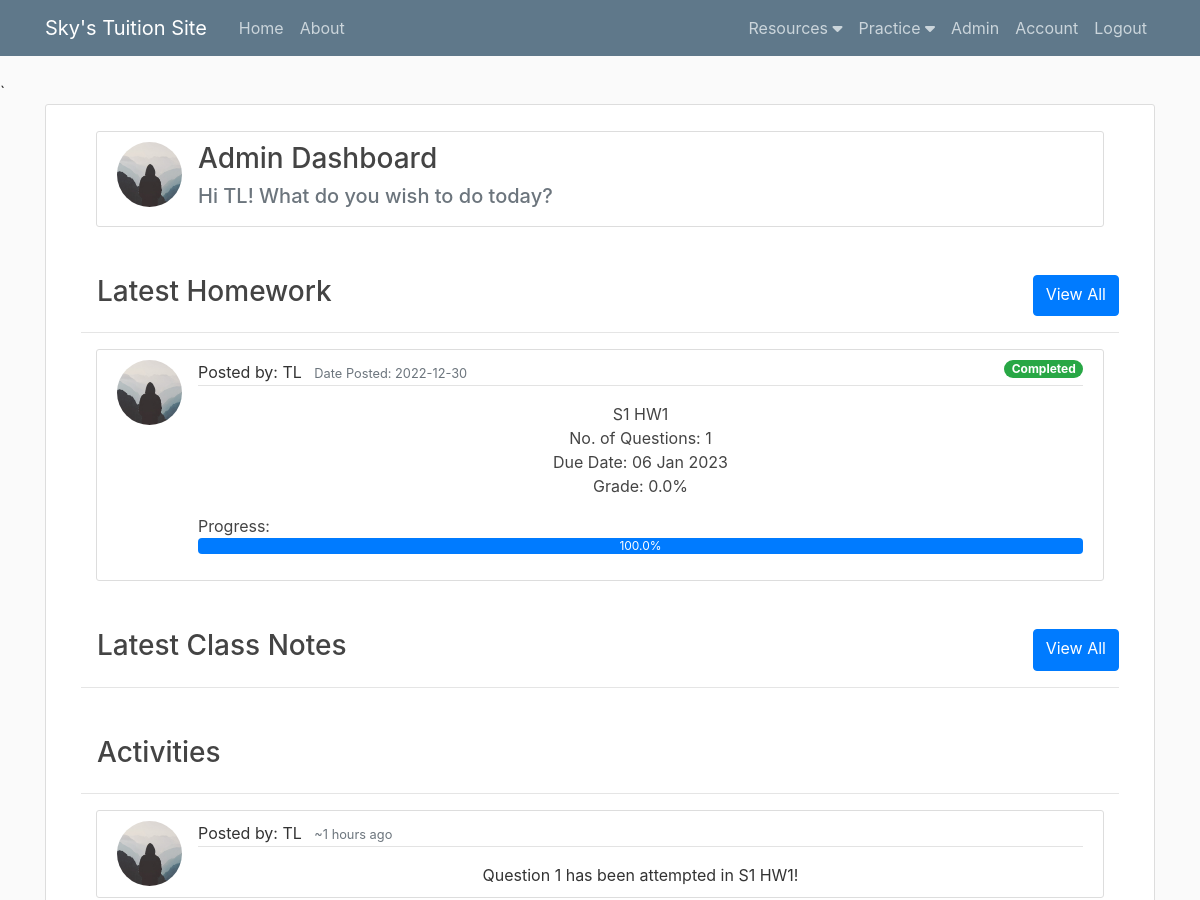
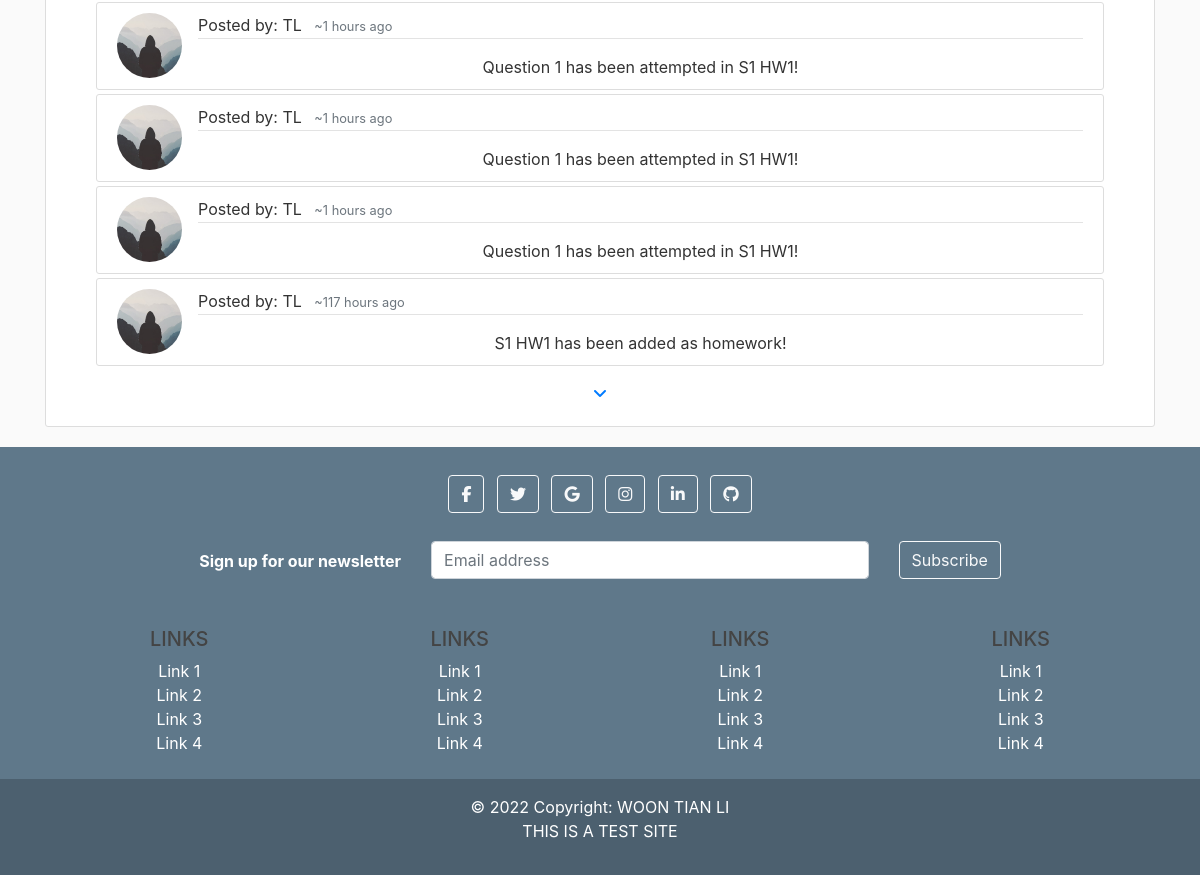
Screenshot of /home (signed in) with the database file from the repository (2 pictures, top to bottom).
### flaskblog/models.py (models this page shows, shortened)
class User(db.Model, UserMixin): #Creating user table in DB
    id = db.Column(db.Integer, primary_key = True) #ID defined as an integer and to be the primary key)
    username = db.Column(db.String(20), unique=True, nullable=False) #name to be a string, max 20 characters, must be unique, and required, cannot be null
    email = db.Column(db.String(120), unique=True, nullable=False)
    image_file = db.Column(db.String(20), nullable=False, default='default.jpg') #user image defaults to a default.jpg
    password = db.Column(db.String(60), nullable=False)
    account_type = db.Column(db.String(60), nullable=False)
    notes = db.relationship('Note', backref='author', lazy=True)
    homeworks = db.relationship('Homework', backref='author', lazy=True)
    activities = db.relationship('Activity', backref='author', lazy=True)
    topics = db.Column(db.String(1000))
    topics_check = db.Column(db.String(1000))
    description1 = db.Column(db.String(1000))
    date1 = db.Column(db.Date)
    time1 = db.Column(db.Time)
    description2 = db.Column(db.String(1000))
    date2 = db.Column(db.Date)
    time2 = db.Column(db.Time)
    description3 = db.Column(db.String(1000))
    date3 = db.Column(db.Date)
    time3 = db.Column(db.Time)
    description4 = db.Column(db.String(1000))
    date4 = db.Column(db.Date)
    time4 = db.Column(db.Time)
    grade = db.Column(db.String(200))

class Homework(db.Model): #Creating homework table in DB
    id = db.Column(db.Integer, primary_key = True)
    title = db.Column(db.String(100), nullable=False)
    student_id = db.Column(db.Integer, nullable=False)
    deadline = db.Column(db.DateTime, nullable=False, default = datetime.now)
    date_posted = db.Column(db.DateTime, nullable=False, default = datetime.now)
    user_id = db.Column(db.Integer, db.ForeignKey('user.id'), nullable=False) #foreign key links to User table
    questions = db.relationship('Question', backref='hwk', lazy=True)
    workings = db.relationship('Working', backref='hwk', lazy=True)

class Activity(db.Model):
    id = db.Column(db.Integer, primary_key = True)
    description = db.Column(db.String(1000), nullable=False)
    student_id = db.Column(db.Integer, nullable=False)
    date_posted = db.Column(db.DateTime, nullable=False, default = datetime.now)
    user_id = db.Column(db.Integer, db.ForeignKey('user.id'), nullable=False) #foreign key links to User table

### flaskblog/main/routes.py (the view, shortened to what this page needs)
@main.route("/") #Routes are created bring our browers to different pages. "/" represents the root or home page
@main.route("/home") #Both routes bring to the same page
@login_required
def home():
    image_file = url_for('static', filename='profile_pics/' + current_user.image_file)
    if current_user.topics:
        topics = current_user.topics.split(',')
        checks = current_user.topics_check.split(',')
    else:
        topics = []
        checks = []
    if current_user.account_type == 'Admin':
        homework = Homework.query.order_by(Homework.date_posted.desc()).first()
        note = Note.query.order_by(Note.date_posted.desc()).first()
        activities = Activity.query.order_by(Activity.date_posted.desc()).all()
    if homework == None:
        homework = []
        id_arr = []
    else:
        id_arr = [homework.id]
    if note == None:
        note = []
    date_now = datetime.datetime.now()
    activities_date_arr=[]
    for activity in activities:
        activities_date_arr.append(round((date_now-activity.date_posted).total_seconds()/3600))
    pt_arr = []
    question_count_arr = []
    attempt_percentage_arr = []
    correct_percentage_arr = []
    for i in id_arr:
        question_count_arr.append(Question.query.filter_by(homework_id=i).count())
        pt_arr.append(Working.query.filter_by(homework_id=i, point=0).count())
        if Question.query.filter_by(homework_id=i).count() != 0:
            attempt_percentage_arr.append(round((Working.query.filter_by(homework_id=i).count()/Question.query.filter_by(homework_id=i).count())*100,2))
            total_parts = 0
            wrong_parts = 0
            for j in Question.query.filter_by(homework_id=i).all():
                temp = 0
                for k in j.qn_answer.split(';'):
                    if k != "":
                        total_parts += 1
                        temp += 1
                try:
                    (Working.query.filter_by(question_id=j.id).first()).point
                except:
                    wrong_parts += temp
            for j in Working.query.filter_by(homework_id=i).all():
                wrong_parts += j.point
            correct_percentage_arr.append(round(((total_parts-wrong_parts)/total_parts)*100,2))
        else:
            attempt_percentage_arr.append(0)
            correct_percentage_arr.append(0)
    df = pd.DataFrame({'id': id_arr, 'pt': pt_arr, 'count': question_count_arr, 'attempt_percentage': attempt_percentage_arr, 'correct_percentage': correct_percentage_arr})
    return render_template('home.html', image_file=image_file, homework=homework, note=note, activities=activities,
                           activities_date_arr=activities_date_arr,df=df, topics=topics, checks=checks)

### flaskblog/templates/home.html (shortened to what this page needs)
{% extends "layout.html" %}
{% block content %}
    <div class="content-section text-center" style="min-height:50vh">
        <div class="container-fluid">
            <div class="row">
                <div class="col">
                    <div class="col w-100 my-3">
                        <article class="media content-section">
                            <img class="rounded-circle article-img" src="{{ url_for('static', filename='profile_pics/' + current_user.image_file) }}">
                            <div class="media-body">
                                <div class="text-left">
                                    <h3 class="">
                                        {% if current_user.account_type == 'Admin' %}
                                        Admin Dashboard
                                        {% else %}
                                        Student Dashboard
                                        {% endif %}
                                    </h3>
                                    <h5 class="align-self-center text-muted">Hi {{ current_user.username }}! What do you wish to do today?</h5>
                                </div>
                            </div>
                        </article>
                    </div>
                    <div class="d-flex justify-content-between mt-5">
                        <h3 class="text-left mx-3">Latest Homework</h3>
                        <a class="btn btn-primary" href="{{ url_for('homeworks.homework_all', student='ALL') }}">View All</a>
                    </div>
                    <hr>
                    {% if homework %}
                        <div class="col w-100 my-3">
                            <article class="media content-section">
                                <img class="rounded-circle article-img" src="{{ url_for('static', filename='profile_pics/' + homework.author.image_file) }}">
                                <div class="media-body">
                                    <div class="article-metadata text-left">
                                        <a class="mr-2">Posted by: {{ homework.author.username }}</a>
                                        <small class="text-muted">Date Posted: {{ homework.date_posted.strftime('%Y-%m-%d') }}</small>
                                        {% if df[df['id']==homework.id]['attempt_percentage'].tolist()[0] == 100 %}
                                            <medium><span class="badge badge-pill badge-success float-right">Completed </span></medium>
                                        {% elif df[df['id']==homework.id]['attempt_percentage'].tolist()[0] == 0 %}
                                            <medium><span class="badge badge-pill badge-danger float-right">New!</span></medium>
                                        {% else %}
                                            <medium><span class="badge badge-pill badge-warning float-right">In Progress </span></medium>
                                        {% endif %}
                                    </div>
                                    <a class="article-title" href="{{ url_for('homeworks.homework', homework_id=homework.id) }}">
                                        <div class="row mt-3">
                                            <div class="col-12">
                                                <ul class="list-unstyled">
                                                    <li class="text-center">{{ homework.title }}</li>
                                                    <li class="text-center">No. of Questions: {{ df[df['id']==homework.id]['count'].tolist()[0] }}</li>
                                                    <li class="text-center">Due Date: {{ homework.deadline.strftime("%d %b %Y") }}</li>
                                                    <li class="text-center">Grade: {{ df[df['id']==homework.id]['correct_percentage'].tolist()[0] }}%</li>
                                                    <li class="mt-3 mb-0 text-left">
                                                        <h7 class="text-left">Progress: </h7>
                                                        <div class="progress">
                                                            <div class="progress-bar" role="progressbar" aria-valuenow="75" aria-valuemin="0" aria-valuemax="100" style=
                                                            "width: {{ df[df['id']==homework.id]['attempt_percentage'].tolist()[0] }}%">{{ df[df['id']==homework.id]['attempt_percentage'].tolist()[0] }}%</div>
                                                        </div>
                                                    </li>
                                                </ul>
                                            </div>
                                        </div>
                                    </a>
                                </div>
                            </article>
                        </div>
                    {% endif %}
                    <div class="d-flex justify-content-between mt-5">
                        <h3 class="text-left mx-3">Latest Class Notes</h3>
                        <a class="btn btn-primary" href="{{ url_for('notes.notes_all', student='ALL') }}">View All</a>
                    </div>
                    <hr>
                    <div class="d-flex justify-content-between mt-5">
                        <h3 class="text-left mx-3">Activities</h3>
                    </div>
                    <hr>
                    {% if activities %}
                        <div class="col w-100">
                            {% for activity in activities[0:5] %}
                                <article class="media content-section my-1">
                                    <img class="rounded-circle article-img" src="{{ url_for('static', filename='profile_pics/' + activity.author.image_file) }}">
                                    <div class="media-body">
                                        <div class="article-metadata text-left">
                                            <a class="mr-2">Posted by: {{ activity.author.username }}</a>
                                            <small class="text-muted">~{{ activities_date_arr[loop.index-1] }} hours ago</small>
                                        </div>
                                        <div class="row mt-3">
                                            <div class="col-12">
                                                <div>{{ activity.description }}</div>
                                            </div>
                                        </div>
                                    </div>
                                </article>
                            {% endfor %}
                        </div>
                        <button class="btn btn-link my-1" type="button" data-toggle="collapse" data-target="#moreactivities" aria-expanded="false" aria-controls="collapseExample">
                            <i class="fa-solid fa-angle-down"></i></button>
                    {% endif %}
                </div>
            </div>
        </div>
    </div>
{% endblock content %}

### rows the page displays
User: image_file (placeholder picture), username "TL", author.username "TL"
Homework: date_posted "2022-12-30", title "S1 HW1", id "1", deadline "06 Jan 2023"
Activity: image_file (placeholder picture), author.username "TL", user "1", description "Question 1 has been attempted in S1 HW1!"
Activity: image_file (placeholder picture), author.username "TL", user "1", description "Question 1 has been attempted in S1 HW1!"
Activity: image_file (placeholder picture), author.username "TL", user "1", description "Question 1 has been attempted in S1 HW1!"
Activity: image_file (placeholder picture), author.username "TL", user "1", description "Question 1 has been attempted in S1 HW1!"
Activity: image_file (placeholder picture), author.username "TL", activities_date_arr "117", description "S1 HW1 has been added as homework!"

### other values shown
{{ df[df['id']==homework.id]['correct_percentage'].tolist()[0] }} "0.0"
{{ df[df['id']==homework.id]['attempt_percentage'].tolist()[0] }} "100.0"
